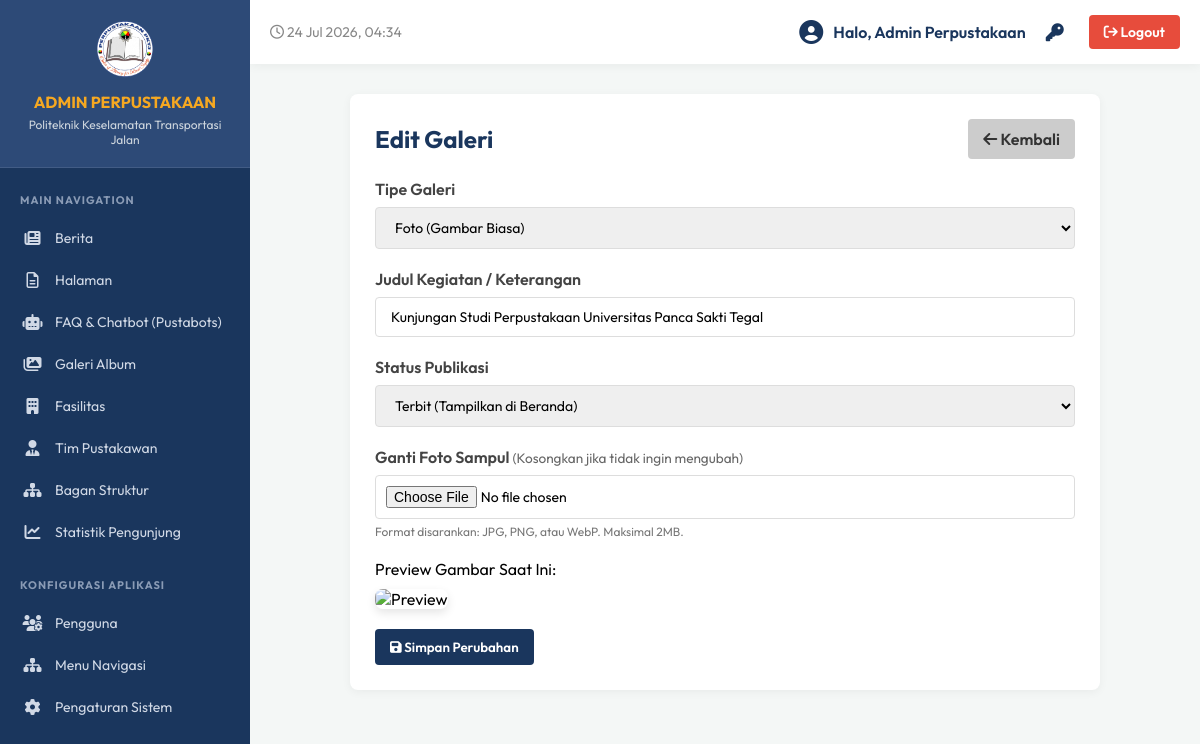
Screenshot of /admin/edit_gallery?id=12 (signed in) with the database file from the repository.
### tables this page shows
CREATE TABLE `gallery` (
  `id` int(6) unsigned NOT NULL AUTO_INCREMENT,
  `title` varchar(255) NOT NULL,
  `type` enum('photo','video') DEFAULT 'photo',
  `is_published` tinyint(1) DEFAULT 1,
  `image_url` varchar(255) NOT NULL,
  `video_url` varchar(255) DEFAULT NULL,
  `created_at` timestamp NOT NULL DEFAULT current_timestamp(),
  PRIMARY KEY (`id`)
);

### admin/edit_gallery.php (the view, shortened to what this page needs)
<?php
require_once '../db.php';
require_once 'includes/header.php';
$gallery = null;
if (isset($_GET['id'])) {
    $id = (int)$_GET['id'];
    $sql = "SELECT * FROM gallery WHERE id = $id";
    $result = $conn->query($sql);
    if ($result && $result->num_rows > 0) {
        $gallery = $result->fetch_assoc();
    } else {
        echo "<script>alert('Galeri tidak ditemukan.'); window.location.href='gallery';</script>";
        exit;
    }
} else {
    header("Location: gallery");
    exit;
}
?>
<div class="card" style="max-width: 700px; margin: 0 auto;">
    <div style="display: flex; justify-content: space-between; align-items: center; margin-bottom: 20px;">
        <h2 style="margin: 0;">Edit Galeri</h2>
        <a href="gallery" class="btn" style="background: #ccc; color: #333;"><i class="fa-solid fa-arrow-left"></i> Kembali</a>
    </div>
    <?php if($gallery): ?>
    <form action="edit_gallery?id=<?php echo $id; ?>" method="POST" enctype="multipart/form-data">
        <div class="form-group">
            <label>Tipe Galeri</label>
            <select name="type" id="typeSelect" class="form-control" required>
                <option value="photo" <?php echo ($gallery['type'] == 'photo') ? 'selected' : ''; ?>>Foto (Gambar Biasa)</option>
            </select>
        </div>
        <div class="form-group">
            <label>Judul Kegiatan / Keterangan</label>
            <input type="text" name="title" class="form-control" required value="<?php echo htmlspecialchars($gallery['title']); ?>">
        </div>
        <div class="form-group">
            <label>Status Publikasi</label>
            <select name="is_published" class="form-control" required>
                <option value="1" <?php echo (isset($gallery['is_published']) && $gallery['is_published'] == 1) ? 'selected' : ''; ?>>Terbit (Tampilkan di Beranda)</option>
            </select>
        </div>
        <div class="form-group">
            <label>Ganti Foto Sampul <span style="font-weight: normal; font-size: 0.85em; color: #666;">(Kosongkan jika tidak ingin mengubah)</span></label>
            <input type="file" name="image" class="form-control" accept="image/*" id="imageInput" style="padding: 10px;">
            <p style="font-size: 12px; color: #777; margin-top: 5px;">Format disarankan: JPG, PNG, atau WebP. Maksimal 2MB.</p>
        </div>
        <div id="imagePreview" style="margin-bottom: 20px;">
            <label>Preview Gambar Saat Ini:</label>
            <div style="margin-top: 10px;">
                <?php
                $img_src = $gallery['image_url'];
                if (strpos($img_src, 'http') !== 0 && !empty($img_src)) {
                    $img_src = '../' . $img_src;
                }
                ?>
                <img id="preview" src="<?php echo htmlspecialchars($img_src); ?>" alt="Preview" style="max-width: 100%; border-radius: 8px; box-shadow: 0 4px 10px rgba(0,0,0,0.1);">
            </div>
        </div>
        <button type="submit" class="btn"><i class="fa-solid fa-save"></i> Simpan Perubahan</button>
    </form>
    <?php endif; ?>
</div>
<?php require_once 'includes/footer.php'; ?>

### admin/includes/header.php (style rules this page uses)
:root { --primary-bg: #1a365d; --secondary-bg: #2d4a77; --text-light: #f4f7f6; --text-dark: #333; --accent: #f6a821; }
body { font-family: 'Outfit', sans-serif; background-color: #f4f7f6; margin: 0; padding: 0; display: flex; height: 100vh; overflow: hidden; }
.card { background: white; border-radius: 8px; padding: 25px; box-shadow: 0 2px 10px rgba(0,0,0,0.05); margin-bottom: 25px; }
h2 { color: var(--primary-bg); margin-top: 0; margin-bottom: 20px; font-weight: 700; }
.btn { display: inline-block; padding: 10px 15px; background: var(--primary-bg); color: white; text-decoration: none; border-radius: 4px; font-weight: 600; border: none; cursor: pointer; font-family: 'Outfit', sans-serif; }
.form-group { margin-bottom: 20px; }
.form-group label { display: block; margin-bottom: 8px; color: #444; font-weight: 600; }
.form-control { width: 100%; padding: 10px 15px; border: 1px solid #ddd; border-radius: 4px; box-sizing: border-box; font-family: 'Outfit', sans-serif; font-size: 14px; }

### rows the page displays
gallery: type "Foto (Gambar Biasa)", title "Kunjungan Studi Perpustakaan Universitas Panca Sakti Tegal", is_published "Terbit (Tampilkan di Beranda)"

### other values shown
$admin_name "Admin Perpustakaan"
